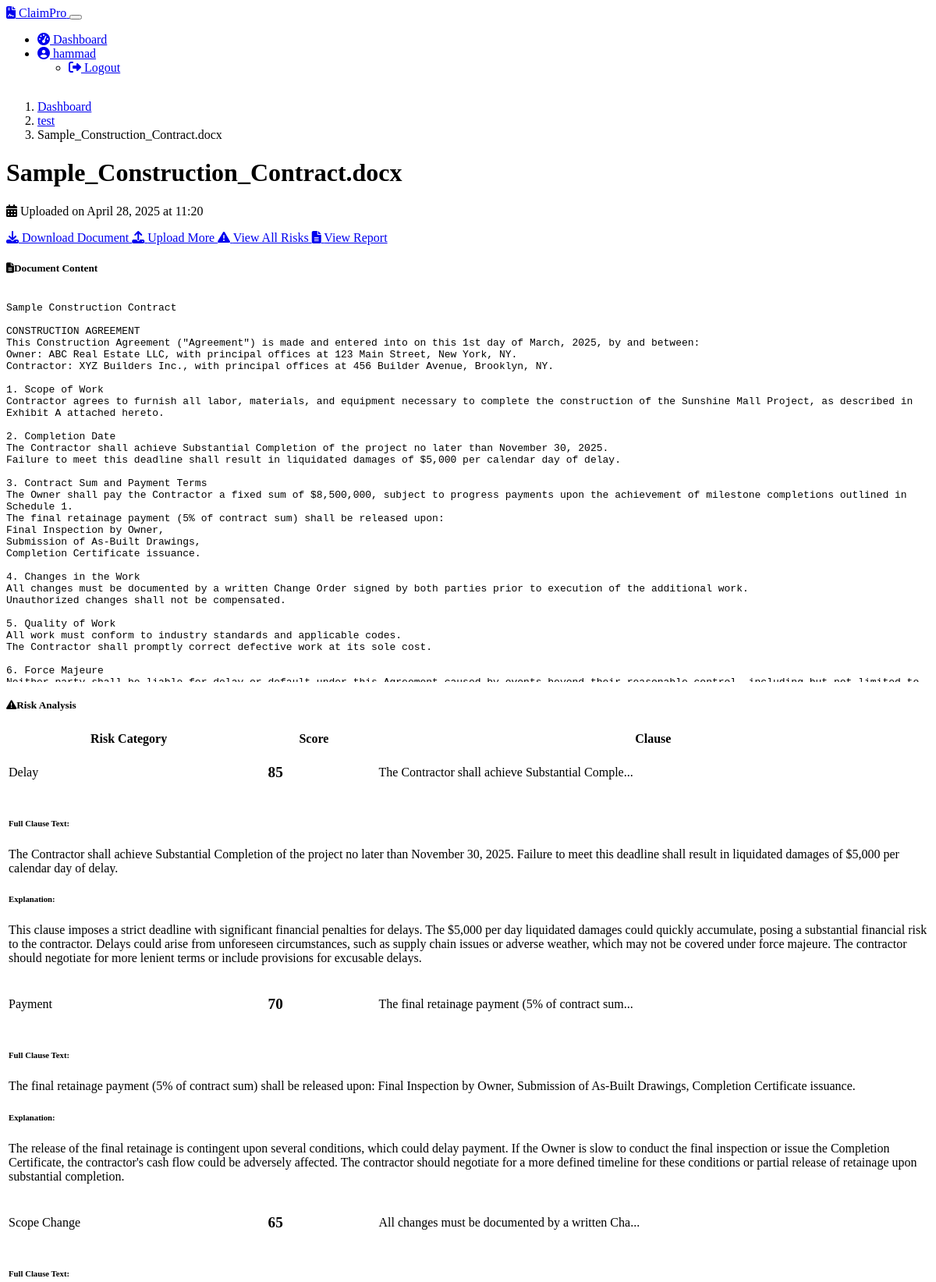
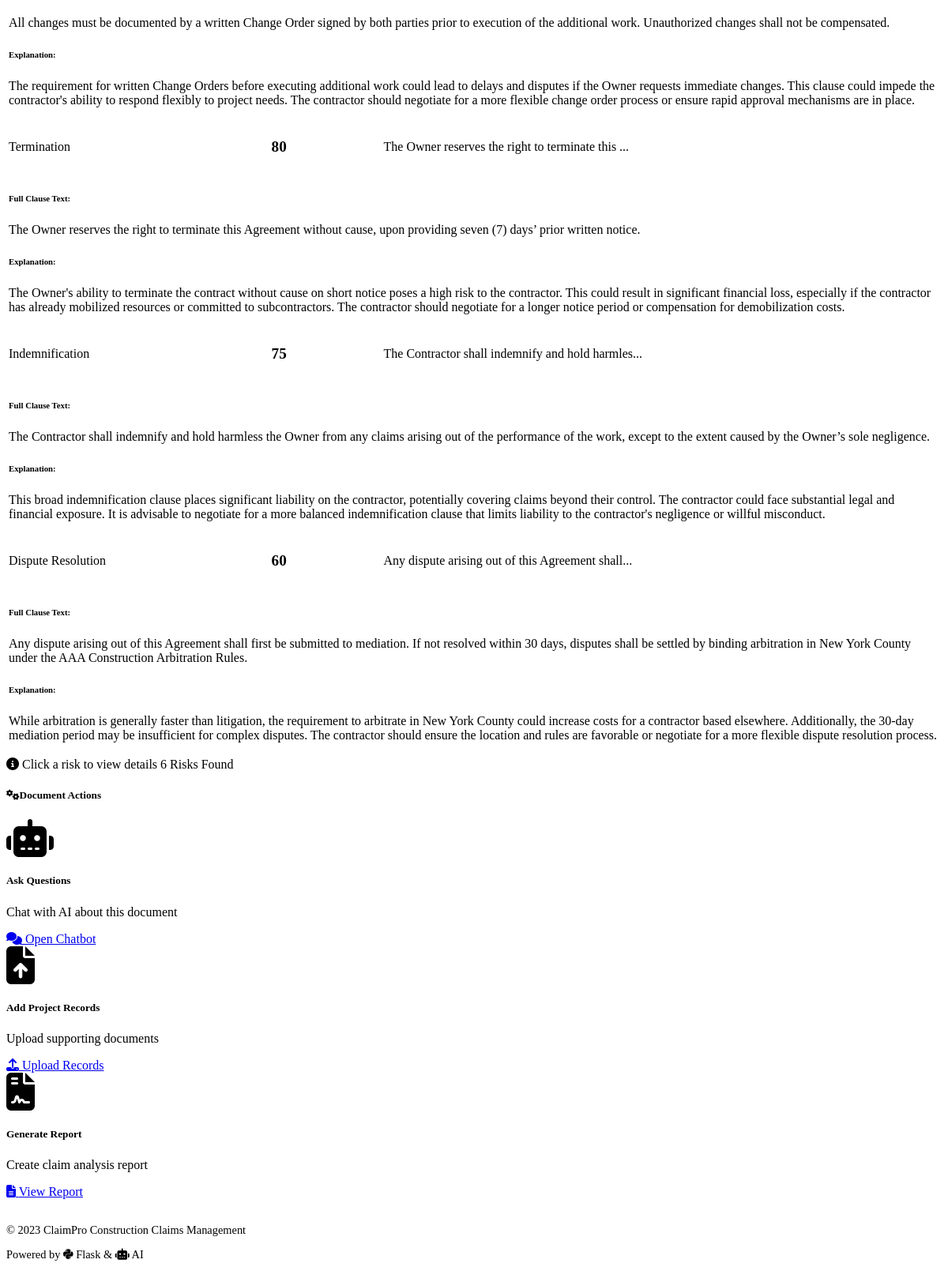
The app's page /project/1/document/5 (signed in) with its own data (2 pictures, top to bottom).
### models.py (models this page shows, shortened)
class User(UserMixin, db.Model):
    id = db.Column(db.Integer, primary_key=True)
    username = db.Column(db.String(64), unique=True, nullable=False)
    email = db.Column(db.String(120), unique=True, nullable=False)
    password_hash = db.Column(db.String(256), nullable=False)
    projects = db.relationship('Project', backref='user', lazy=True, cascade="all, delete-orphan")

class Project(db.Model):
    id = db.Column(db.Integer, primary_key=True)
    user_id = db.Column(db.Integer, db.ForeignKey('user.id'), nullable=False)
    project_name = db.Column(db.String(120), nullable=False)
    created_at = db.Column(db.DateTime, default=datetime.utcnow)
    documents = db.relationship('Document', backref='project', lazy=True, cascade="all, delete-orphan")
    project_records = db.relationship('ProjectRecord', backref='project', lazy=True, cascade="all, delete-orphan")
    risks = db.relationship('Risk', backref='project', lazy=True, cascade="all, delete-orphan")
    entitlement_causation = db.relationship('EntitlementCausation', backref='project', lazy=True, cascade="all, delete-orphan")
    quantum = db.relationship('Quantum', backref='project', lazy=True, cascade="all, delete-orphan")
    counterclaims = db.relationship('Counterclaim', backref='project', lazy=True, cascade="all, delete-orphan")
    chat_messages = db.relationship('ChatMessage', backref='project', lazy=True, cascade="all, delete-orphan")

class Document(db.Model):
    id = db.Column(db.Integer, primary_key=True)
    project_id = db.Column(db.Integer, db.ForeignKey('project.id'), nullable=False)
    filename = db.Column(db.String(255), nullable=False)
    extracted_text = db.Column(db.Text, nullable=True)
    uploaded_at = db.Column(db.DateTime, default=datetime.utcnow)
    risks = db.relationship('Risk', backref='document', lazy=True, cascade="all, delete-orphan")

class Risk(db.Model):
    id = db.Column(db.Integer, primary_key=True)
    document_id = db.Column(db.Integer, db.ForeignKey('document.id'), nullable=False)
    project_id = db.Column(db.Integer, db.ForeignKey('project.id'), nullable=False)
    clause_text = db.Column(db.Text, nullable=False)
    risk_category = db.Column(db.String(50), nullable=False)
    risk_score = db.Column(db.Integer, nullable=False)
    explanation = db.Column(db.Text, nullable=False)

### app.py (the view)
@app.route('/project/<int:project_id>/document/<int:document_id>')
@login_required
def view_document(project_id, document_id):
    project = Project.query.get_or_404(project_id)
    document = Document.query.get_or_404(document_id)
    if project.user_id != current_user.id or document.project_id != project_id:
        abort(403)
    risks = Risk.query.filter_by(document_id=document_id).all()
    return render_template('view_document.html', project=project, document=document, risks=risks)

### app.py (called while the page is built)
@login_manager.user_loader
def load_user(user_id):
    return db.session.get(User, int(user_id))

### templates/view_document.html (shortened to what this page needs)
{% extends 'base.html' %}
{% block content %}
<nav aria-label="breadcrumb" class="mb-4">
    <ol class="breadcrumb">
        <li class="breadcrumb-item"><a href="{{ url_for('dashboard') }}">Dashboard</a></li>
        <li class="breadcrumb-item"><a href="{{ url_for('upload_document', project_id=project.id) }}">{{ project.project_name }}</a></li>
        <li class="breadcrumb-item active">{{ document.filename }}</li>
    </ol>
</nav>
<div class="row mb-4">
    <div class="col-md-7">
        <h1 class="mb-2">{{ document.filename }}</h1>
        <p class="text-muted">
            <i class="fas fa-calendar-alt me-1"></i> Uploaded on {{ document.uploaded_at.strftime('%B %d, %Y at %H:%M') }}
        </p>
    </div>
    <div class="col-md-5 text-md-end d-flex flex-wrap justify-content-md-end gap-2">
        <a href="{{ url_for('download_document', project_id=project.id, document_id=document.id) }}" class="btn btn-primary fw-bold">
            <i class="fas fa-download me-1"></i> Download Document
        </a>
        <a href="{{ url_for('upload_document', project_id=project.id) }}" class="btn btn-outline-primary">
            <i class="fas fa-upload me-1"></i> Upload More
        </a>
        <a href="{{ url_for('view_risks', project_id=project.id) }}" class="btn btn-warning">
            <i class="fas fa-exclamation-triangle me-1"></i> View All Risks
        </a>
        <a href="{{ url_for('generate_report', project_id=project.id) }}" class="btn btn-success">
            <i class="fas fa-file-alt me-1"></i> View Report
        </a>
    </div>
</div>
<div class="row">
    <div class="col-md-6">
        <div class="card shadow-sm mb-4 fade-in-element">
            <div class="card-header bg-dark">
                <h5 class="mb-0"><i class="fas fa-file-alt me-2"></i>Document Content</h5>
            </div>
            <div class="card-body">
                <div class="bg-dark p-3 rounded" style="max-height: 500px; overflow-y: auto;">
                    <pre class="text-light mb-0" style="white-space: pre-wrap;">{{ document.extracted_text }}</pre>
                </div>
            </div>
        </div>
    </div>
    <div class="col-md-6">
        <div class="card shadow-sm mb-4 fade-in-element">
            <div class="card-header bg-warning text-dark">
                <h5 class="mb-0"><i class="fas fa-exclamation-triangle me-2"></i>Risk Analysis</h5>
            </div>
            <div class="card-body p-0">
                {% if risks %}
                    <div class="table-responsive">
                        <table class="table table-hover mb-0">
                            <thead>
                                <tr>
                                    <th>Risk Category</th>
                                    <th class="text-center">Score</th>
                                    <th>Clause</th>
                                </tr>
                            </thead>
                            <tbody>
                                {% for risk in risks %}
                                    <tr data-bs-toggle="collapse" data-bs-target="#risk-{{ risk.id }}" role="button" aria-expanded="false" class="clickable">
                                        <td>
                                            <span class="badge bg-{{ 'danger' if risk.risk_score >= 75 else ('warning' if risk.risk_score >= 50 else ('info' if risk.risk_score >= 25 else 'success')) }}">
                                                {{ risk.risk_category }}
                                            </span>
                                        </td>
                                        <td class="text-center">
                                            <div class="risk-score risk-{{ 'high' if risk.risk_score >= 75 else ('medium' if risk.risk_score >= 50 else ('low' if risk.risk_score >= 25 else 'minimal')) }}">
                                                {{ risk.risk_score }}
                                            </div>
                                        </td>
                                        <td>{{ risk.clause_text|truncate(50, true) }}</td>
                                    </tr>
                                    <tr>
                                        <td colspan="3" class="p-0">
                                            <div id="risk-{{ risk.id }}" class="collapse">
                                                <div class="p-3 bg-dark">
                                                    <h6>Full Clause Text:</h6>
                                                    <p class="font-monospace">{{ risk.clause_text }}</p>
                                                    <h6 class="mt-3">Explanation:</h6>
                                                    <p>{{ risk.explanation }}</p>
                                                </div>
                                            </div>
                                        </td>
                                    </tr>
                                {% endfor %}
                            </tbody>
                        </table>
                    </div>
                {% else %}
                    <div class="text-center py-5">
                        <i class="fas fa-search fa-3x mb-3 text-muted"></i>
                        <h5>No risks detected</h5>
                        <p class="text-muted">This document does not contain significant contractual risks</p>
                    </div>
                {% endif %}
            </div>
            {% if risks %}
                <div class="card-footer d-flex justify-content-between align-items-center">
                    <span class="text-muted"><i class="fas fa-info-circle me-1"></i> Click a risk to view details</span>
                    <span class="badge bg-primary">{{ risks|length }} Risks Found</span>
                </div>
            {% endif %}
        </div>
    </div>
</div>
<div class="card shadow-sm mb-4 fade-in-element">
    <div class="card-header bg-primary text-white">
        <h5 class="mb-0"><i class="fas fa-cogs me-2"></i>Document Actions</h5>
    </div>
    <div class="card-body">
        <div class="row">
            <div class="col-md-4 mb-3 mb-md-0">
                <div class="card h-100 bg-dark">
                    <div class="card-body text-center">
                        <i class="fas fa-robot fa-3x mb-3 text-info"></i>
                        <h5>Ask Questions</h5>
                        <p class="mb-4">Chat with AI about this document</p>
                        <div class="d-grid">
                            <a href="{{ url_for('chatbot', project_id=project.id) }}" class="btn btn-info">
                                <i class="fas fa-comments me-1"></i> Open Chatbot
                            </a>
                        </div>
                    </div>
                </div>
            </div>
            <div class="col-md-4 mb-3 mb-md-0">
                <div class="card h-100 bg-dark">
                    <div class="card-body text-center">
                        <i class="fas fa-file-upload fa-3x mb-3 text-success"></i>
                        <h5>Add Project Records</h5>
                        <p class="mb-4">Upload supporting documents</p>
                        <div class="d-grid">
                            <a href="{{ url_for('upload_document', project_id=project.id) }}" class="btn btn-success">
                                <i class="fas fa-upload me-1"></i> Upload Records
                            </a>
                        </div>
                    </div>
                </div>
            </div>
            <div class="col-md-4">
                <div class="card h-100 bg-dark">
                    <div class="card-body text-center">
                        <i class="fas fa-file-contract fa-3x mb-3 text-warning"></i>
                        <h5>Generate Report</h5>
                        <p class="mb-4">Create claim analysis report</p>
                        <div class="d-grid">
                            <a href="{{ url_for('generate_report', project_id=project.id) }}" class="btn btn-warning">
                                <i class="fas fa-file-alt me-1"></i> View Report
                            </a>
                        </div>
                    </div>
                </div>
            </div>
        </div>
    </div>
</div>
{% endblock %}

### templates/base.html (shortened to what this page needs)
<!DOCTYPE html>
<html lang="en" data-bs-theme="dark">
<head>
    <link rel="stylesheet" href="https://cdn.replit.com/agent/bootstrap-agent-dark-theme.min.css">
    <link rel="stylesheet" href="https://cdnjs.cloudflare.com/ajax/libs/font-awesome/6.4.0/css/all.min.css">
    <link rel="stylesheet" href="{{ url_for('static', filename='styles.css') }}">
</head>
<body class="d-flex flex-column min-vh-100">
    <nav class="navbar navbar-expand-lg navbar-dark bg-primary">
        <div class="container">
            <a class="navbar-brand d-flex align-items-center" href="{{ url_for('index') }}">
                <i class="fas fa-file-contract me-2"></i>
                <span>ClaimPro</span>
            </a>
            <button class="navbar-toggler" type="button" data-bs-toggle="collapse" data-bs-target="#navbarNav">
            </button>
            <div class="collapse navbar-collapse" id="navbarNav">
                <ul class="navbar-nav ms-auto">
                    {% if current_user.is_authenticated %}
                    <li class="nav-item">
                        <a class="nav-link {% if request.endpoint == 'dashboard' %}active{% endif %}" href="{{ url_for('dashboard') }}">
                            <i class="fas fa-tachometer-alt me-1"></i> Dashboard
                        </a>
                    </li>
                    <li class="nav-item dropdown">
                        <a class="nav-link dropdown-toggle" href="#" id="userDropdown" role="button" data-bs-toggle="dropdown">
                            <i class="fas fa-user-circle me-1"></i> {{ current_user.username }}
                        </a>
                        <ul class="dropdown-menu dropdown-menu-end">
                            <li>
                                <a class="dropdown-item" href="{{ url_for('logout') }}">
                                    <i class="fas fa-sign-out-alt me-1"></i> Logout
                                </a>
                            </li>
                        </ul>
                    </li>
                    {% endif %}
                </ul>
            </div>
        </div>
    </nav>
    <main class="py-4">
        <div class="container">
            {% block content %}{% endblock %}
        </div>
    </main>
    <footer class="bg-dark text-light py-3 mt-auto">
        <div class="container">
            <div class="row">
                <div class="col-md-6">
                    <p class="mb-0">&copy; 2023 ClaimPro Construction Claims Management</p>
                </div>
                <div class="col-md-6 text-md-end">
                    <p class="mb-0">Powered by <i class="fab fa-python"></i> Flask & <i class="fas fa-robot"></i> AI</p>
                </div>
            </div>
        </div>
    </footer>
</body>
</html>

### static/styles.css (style rules this page uses)
body { min-height: 100vh; display: flex; flex-direction: column; }
main { flex: 1; }
footer { margin-top: auto; padding: 1rem 0; font-size: 0.9rem; }
.risk-score { width: 60px; height: 60px; display: flex; align-items: center; justify-content: center; font-size: 1.2rem; font-weight: bold; border-radius: 50%; }
.risk-high { background-color: rgba(var(--bs-danger-rgb), 0.2); color: var(--bs-danger); }
.risk-medium { background-color: rgba(var(--bs-warning-rgb), 0.2); color: var(--bs-warning); }
.fade-in { animation: fadeIn 0.5s; }

### records on screen
User: username "hammad"
Project: project_name "test"
Document: filename "Sample_Construction_Contract.docx", uploaded_at "April 28, 2025 at 11:20", extracted_text "Sample Construction Contract CONSTRUCTION AGREEMENT This Construction Agreement (\"Agreement\") is made and entered into on this 1st day of March, 2025, by and between: Owner: ABC Real Estate LLC, with principal offices at 123 Main Street, New York, NY. Contractor: XYZ Builders Inc., with principal offices at 456 Builder Avenue, Brooklyn, NY. 1. Scope of Work Contractor agrees to furnish all labor, materials, and equipment necessary to complete the construction of the Sunshine Mall Project, as described in Exhibit A attached hereto. 2. Completion Date The Contractor shall achieve Substantial Completion of the project no later than November 30, 2025. Failure to meet this deadline shall result…"
Risk: risk_category "Delay", risk_score "85", clause_text "The Contractor shall achieve Substantial Comple...", clause_text "The Contractor shall achieve Substantial Completion of the project no later than November 30, 2025. Failure to meet this deadline shall result in liquidated damages of $5,000 per calendar day of delay.", explanation "This clause imposes a strict deadline with significant financial penalties for delays. The $5,000 per day liquidated damages could quickly accumulate, posing a substantial financial risk to the contractor. Delays could arise from unforeseen circumstances, such as supply chain issues or adverse weather, which may not be covered under force majeure. The contractor should negotiate for more lenient terms or include provisions for excusable delays."
Risk: risk_category "Payment", risk_score "70", clause_text "The final retainage payment (5% of contract sum...", clause_text "The final retainage payment (5% of contract sum) shall be released upon: Final Inspection by Owner, Submission of As-Built Drawings, Completion Certificate issuance.", explanation "The release of the final retainage is contingent upon several conditions, which could delay payment. If the Owner is slow to conduct the final inspection or issue the Completion Certificate, the contractor's cash flow could be adversely affected. The contractor should negotiate for a more defined timeline for these conditions or partial release of retainage upon substantial completion."
Risk: risk_category "Scope Change", risk_score "65", clause_text "All changes must be documented by a written Cha...", clause_text "All changes must be documented by a written Change Order signed by both parties prior to execution of the additional work. Unauthorized changes shall not be compensated.", explanation "The requirement for written Change Orders before executing additional work could lead to delays and disputes if the Owner requests immediate changes. This clause could impede the contractor's ability to respond flexibly to project needs. The contractor should negotiate for a more flexible change order process or ensure rapid approval mechanisms are in place."
Risk: risk_category "Termination", risk_score "80", clause_text "The Owner reserves the right to terminate this ...", clause_text "The Owner reserves the right to terminate this Agreement without cause, upon providing seven (7) days’ prior written notice.", explanation "The Owner's ability to terminate the contract without cause on short notice poses a high risk to the contractor. This could result in significant financial loss, especially if the contractor has already mobilized resources or committed to subcontractors. The contractor should negotiate for a longer notice period or compensation for demobilization costs."
Risk: risk_category "Indemnification", risk_score "75", clause_text "The Contractor shall indemnify and hold harmles...", clause_text "The Contractor shall indemnify and hold harmless the Owner from any claims arising out of the performance of the work, except to the extent caused by the Owner’s sole negligence.", explanation "This broad indemnification clause places significant liability on the contractor, potentially covering claims beyond their control. The contractor could face substantial legal and financial exposure. It is advisable to negotiate for a more balanced indemnification clause that limits liability to the contractor's negligence or willful misconduct."
Risk: risk_category "Dispute Resolution", risk_score "60", clause_text "Any dispute arising out of this Agreement shall...", clause_text "Any dispute arising out of this Agreement shall first be submitted to mediation. If not resolved within 30 days, disputes shall be settled by binding arbitration in New York County under the AAA Construction Arbitration Rules.", explanation "While arbitration is generally faster than litigation, the requirement to arbitrate in New York County could increase costs for a contractor based elsewhere. Additionally, the 30-day mediation period may be insufficient for complex disputes. The contractor should ensure the location and rules are favorable or negotiate for a more flexible dispute resolution process."

### other values on screen
{{ risks|length }} "6"
